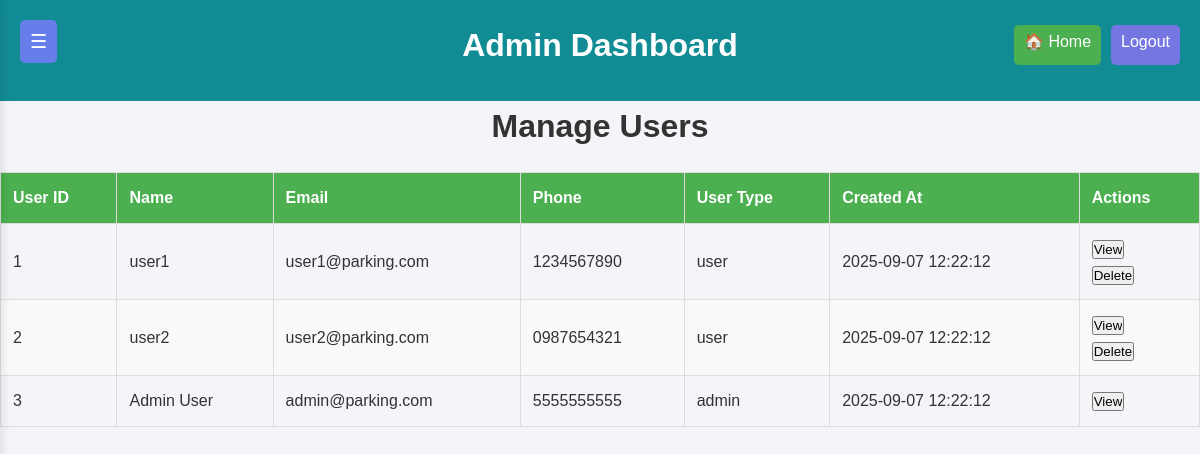
Page /admin/manage_users.php (signed in) on the committed database.
### tables this page shows
CREATE TABLE Users (
    user_id INT AUTO_INCREMENT PRIMARY KEY,
    name VARCHAR(100) NOT NULL,
    email VARCHAR(100) UNIQUE NOT NULL,
    phone VARCHAR(15),
    password VARCHAR(255) NOT NULL,
    user_type ENUM('admin', 'user') DEFAULT 'user',
    created_at TIMESTAMP DEFAULT CURRENT_TIMESTAMP
);

### admin/manage_users.php (the view, shortened to what this page needs)
<?php
include('adminheader.php');
$userDetails = null;
$query = "SELECT * FROM Users ORDER BY created_at DESC";
$result = mysqli_query($connect, $query);
?>
<div class="admin-container">
    <h1>Manage Users</h1>
    <?php if ($userDetails): ?>
        <h2>User Details</h2>
        <p><strong>User ID:</strong> <?php echo htmlspecialchars($userDetails['user_id']); ?></p>
        <p><strong>Name:</strong> <?php echo htmlspecialchars($userDetails['name']); ?></p>
        <p><strong>Email:</strong> <?php echo htmlspecialchars($userDetails['email']); ?></p>
        <p><strong>Phone:</strong> <?php echo htmlspecialchars($userDetails['phone']); ?></p>
        <p><strong>User Type:</strong> <?php echo htmlspecialchars($userDetails['user_type']); ?></p>
        <p><strong>Created At:</strong> <?php echo htmlspecialchars($userDetails['created_at']); ?></p>
        <a href="manage_users.php" class="back-to-users">Back to User List</a>
    <?php else: ?>
        <table border="1" cellpadding="10" cellspacing="0" style="width: 100%; margin-top: 20px; border-collapse: collapse;">
            <thead>
                <tr>
                    <th>User ID</th>
                    <th>Name</th>
                    <th>Email</th>
                    <th>Phone</th>
                    <th>User Type</th>
                    <th>Created At</th>
                    <th>Actions</th>
                </tr>
            </thead>
            <tbody>
                <?php
                while ($row = mysqli_fetch_assoc($result)) {
                    echo "<tr>";
                    echo "<td>" . htmlspecialchars($row['user_id']) . "</td>";
                    echo "<td>" . htmlspecialchars($row['name']) . "</td>";
                    echo "<td>" . htmlspecialchars($row['email']) . "</td>";
                    echo "<td>" . htmlspecialchars($row['phone']) . "</td>";
                    echo "<td>" . htmlspecialchars($row['user_type']) . "</td>";
                    echo "<td>" . $row['created_at'] . "</td>";
                    echo "<td>
                            <form action='manage_users.php' method='POST'>
                                <input type='hidden' name='user_id' value='" . $row['user_id'] . "'>
                                <input type='submit' value='View'>
                            </form>";
                    if ($row['user_type'] !== 'admin') {
                        echo "<form action='manage_users.php' method='POST' onsubmit='return confirm(\"Are you sure you want to delete this user?\")'>
                                <input type='hidden' name='delete_user_id' value='" . $row['user_id'] . "'>
                                <input type='submit' value='Delete'>
                            </form>";
                    }
                    echo "</td>";
                    echo "</tr>";
                }
                ?>
            </tbody>
        </table>
    <?php endif; ?>
</div>

### css/admin_style.css (style rules this page uses)
* { margin: 0; padding: 0; box-sizing: border-box; }
body { font-family: 'Arial', sans-serif; background-color: #f7f7f7; color: #333; }
h1 { text-align: center; }
body, h1, h2, h3, h4, h5, h6, p, ul, ol, li, a, button, input, select, textarea { margin: 0; padding: 0; box-sizing: border-box; }
body { font-family: Arial, sans-serif; background-color: #f4f4f9; color: #333; line-height: 1.6; margin: 0; }
table { width: 100%; border-collapse: collapse; margin: 20px 0; }
table th, table td { text-align: left; padding: 12px; border: 1px solid #ddd; }
table th { background-color: #4CAF50; color: #fff; }
table tr:nth-child(even) { background-color: #f9f9f9; }

### rows in the picture
users: user_id "1", name "user1", email "user1@parking.com", phone "1234567890", user_type "user", created_at "2025-09-07 12:22:12"
users: user_id "2", name "user2", email "user2@parking.com", phone "0987654321", user_type "user", created_at "2025-09-07 12:22:12"
users: user_id "3", name "Admin User", email "admin@parking.com", phone "5555555555", user_type "admin", created_at "2025-09-07 12:22:12"
